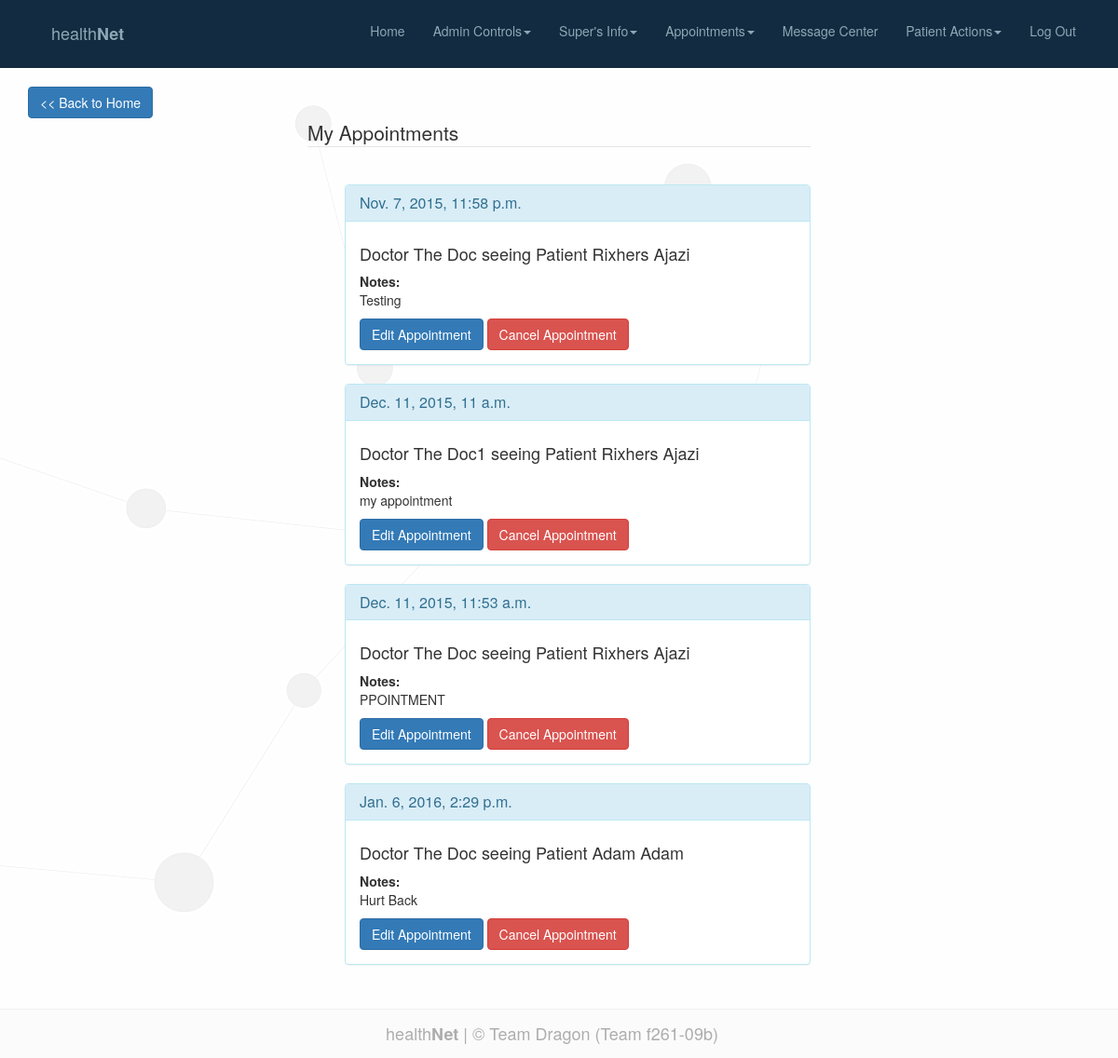
The app's page /view_appointments/ (signed in) with its own data.
### HealthNet/models.py (models this page shows, shortened)
class Appointment(models.Model):
    patient = models.ForeignKey(User, related_name='patient_appointments', on_delete=models.CASCADE)
    doctor = models.ForeignKey(User, related_name='doctor_appointments', on_delete=models.CASCADE)
    date = models.DateTimeField()
    notes = models.TextField(null=True, blank=True)

### HealthNet/views.py (the view)
# urls.py: url(r'^view_appointments/?$', views.view_appointments, name='view_appointments'),
@login_required
def view_appointments(request):
    appointments = Appointment.objects.all().order_by('date')
    if request.user.userprofile.is_patient():
        appointments = Appointment.objects.filter(patient=request.user.id).order_by('date')
    elif request.user.userprofile.is_doctor():
        appointments = Appointment.objects.filter(doctor=request.user.id).order_by('date')
    return render(request, 'view_appointments.html', {'appointments': appointments,
                                                      'the_user': request.user})

### HealthNet/models.py (called while the page is built)
    def is_admin(self):
        return self.status.status_id is 4

    def is_doctor(self):
        return self.status.status_id is 1

    def is_nurse(self):
        return self.status.status_id is 2

    def is_patient(self):
        return self.status.status_id is 3

### HealthNet/templates/view_appointments.html (shortened to what this page needs)
{% extends 'base.html' %}
{% block content %}
    <a href="{% url 'base_dashboard' %}"><button class="btn btn-primary" type="submit"> << Back to Home </button></a>
    <br>
    <div>
        <div class="form-wrap">
            <div class="col-md-6 col-md-offset-3">
                {% include '_partials/appointments.html' %}
            </div>
        </div>
    </div>
{% endblock %}

### HealthNet/templates/_partials/top_nav.html (shortened to what this page needs)
<nav class="navbar navbar-inverse navbar-static-top">
    <div class="container">
        <div class="navbar-header">
            {% if user.is_authenticated %}
                <a class="navbar-brand" href="{% url 'base_dashboard' %}">health<strong>Net</strong></a>
            {% else %}
                <a class="navbar-brand" href="{% url 'user_login' %}">health<strong>Net</strong></a>
            {% endif %}
        </div>
        <div id="navbar" class="navbar-collapse collapse">
            {% if user.is_authenticated %}
                <form class="navbar-form navbar-right">
                    <ul class="nav navbar-nav">
                        <li ><a href="{% url 'base_dashboard' %}">Home</a></li>
                        {% if user.userprofile.is_admin %}
                            <li class="dropdown">
                                <a href="#" class="dropdown-toggle" data-toggle="dropdown" role="button" aria-haspopup="true" aria-expanded="false">Admin Controls<span class="caret"></span></a>
                            </li>
                        {% endif %}
                        <li class="dropdown">
                            <a href="#" class="dropdown-toggle" data-toggle="dropdown" role="button" aria-haspopup="true" aria-expanded="false">{{ user.username.title }}'s Info<span class="caret"></span></a>
                        </li>
                        <li class="dropdown">
                            <a href="#" class="dropdown-toggle" data-toggle="dropdown" role="button" aria-haspopup="true" aria-expanded="false">Appointments<span class="caret"></span></a>
                        </li>
                        <li><a href="{% url 'all' %}">Message Center</a></li>
                            <li class="dropdown">
                                <a href="#" class="dropdown-toggle" data-toggle="dropdown" role="button" aria-haspopup="true" aria-expanded="false">Patient Actions<span class="caret"></span></a>
                            </li>
                        <li><a href="{% url 'log_out' %}">Log Out</a></li>
                    </ul>
                </form>
            {% endif %}
        </div>
    </div>
</nav>

### HealthNet/templates/_partials/appointments.html (shortened to what this page needs)
<div data-role="main" class="ui-content">
    <legend>My Appointments</legend>
    <br>
    <ul data-role="listview" data-inset="true">
        {% for appointment in appointments %}
            <div class="panel panel-info">
                <div class="panel-heading">
                    <h3 class="panel-title">{{ appointment.date }}</h3>
                </div>
                <div class="panel-body">
                    {% if the_user.userprofile.is_admin or the_user.userprofile.is_nurse %}
                        <h4> Doctor {{ appointment.doctor.get_full_name }} seeing Patient {{ appointment.patient.get_full_name }} </h4>
                    {% elif the_user.userprofile.is_doctor %}
                        <h4> Seeing Patient {{ appointment.patient.get_full_name }}</h4>
                    {%  elif the_user.userprofile.is_patient %}
                        <h4> Seeing Doctor {{ appointment.doctor.get_full_name }} </h4>
                    {%  endif %}
                    <strong>Notes: </strong>
                    <p>{{ appointment.notes }}</p>
                    <a href="{% url 'edit_appointment' id=appointment.id %}"><button class="btn btn-primary" type="submit">Edit Appointment</button></a>
                    <a href="{% url 'cancel_appointment' id=appointment.id %}"><button class="btn btn-danger" type="submit">Cancel Appointment</button></a>
                </div>
            </div>
        {% endfor %}
    </ul>
</div>

### records on screen
Appointment: date "Nov. 7, 2015, 11:58 p.m.", doctor.get_full_name "The Doc", patient.get_full_name "Rixhers Ajazi", notes "Testing"
Appointment: date "Dec. 11, 2015, 11 a.m.", doctor.get_full_name "The Doc1", patient.get_full_name "Rixhers Ajazi", notes "my appointment"
Appointment: date "Dec. 11, 2015, 11:53 a.m.", doctor.get_full_name "The Doc", patient.get_full_name "Rixhers Ajazi", notes "PPOINTMENT"
Appointment: date "Jan. 6, 2016, 2:29 p.m.", doctor.get_full_name "The Doc", patient.get_full_name "Adam Adam", notes "Hurt Back"

### other values on screen
{{ user.username.title }} "Super"
